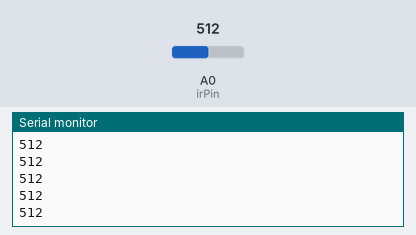
A sketch run on a simulated Arduino Uno, built with avr-gcc and run on an emulated ATmega328P. On the bench: the last lines printed to the serial monitor. The inputs (shaded band) are chosen by the test bench; at power-on: A0 (irPin) = 512.

Above: at 1.7 s.
1.8 s: A0 (irPin) set to 716
At 1.85 s:
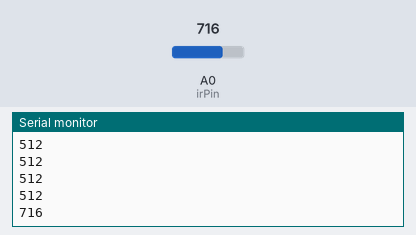
3.3 s: A0 (irPin) set to 900
At 3.39 s:
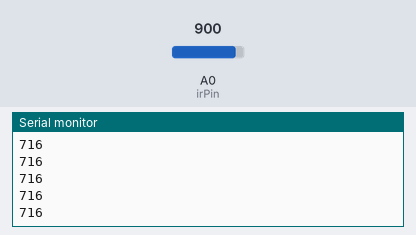
Timing chart, 0 to 6.3 s (numbered marks = the images above; inputs shaded):
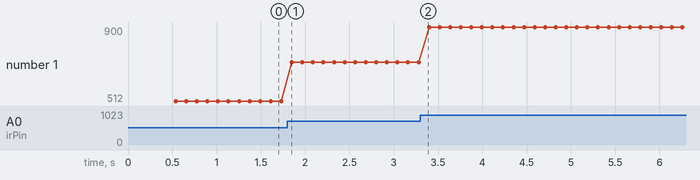

Measured:
- after the input at 1.8 s, the serial monitor: prints a new line after 0.05 s (image 1)
- plotted number 1: 512 → 716 after the input at 1.8 s, 716 → 900 after the input at 3.3 s

The sketch:

ir_proximity.ino
```cpp
// PIR example
#include <SoftwareSerial.h>

SoftwareSerial display(3, 2);

const int irPin = A0;

void setup()
{
  pinMode(irPin, INPUT);

  display.begin(9600);
  Serial.begin(9600);
  delay(500);

  display.write(254); // move cursor to beginning of first line
  display.write(128);

  display.write("                "); // clear display
  display.write("                ");
}

void loop()
{
  display.write(254); // move cursor to beginning of first line
  display.write(128);

  int val = analogRead(irPin);
  Serial.println(val);

  if(val < 100)
    display.write("Proximity Alert!");
  else
    display.write("All Clear       ");

  delay(100);
}
```
